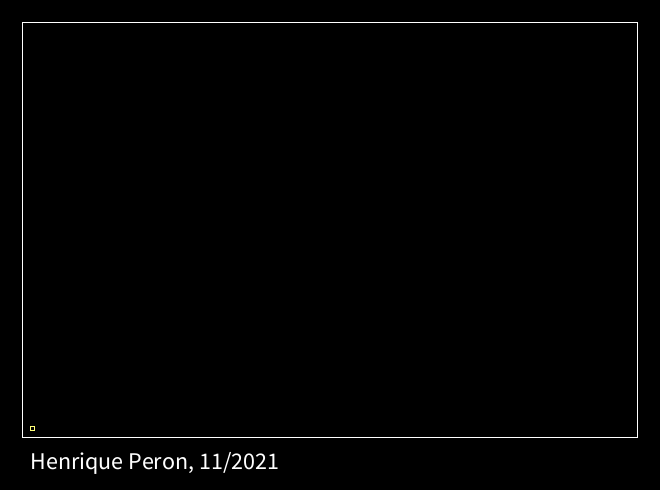
Frame 1 (no input)
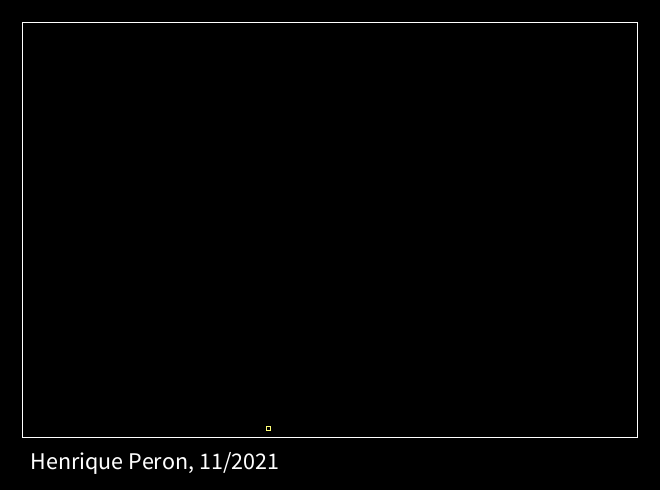
Frame 60 (the mouse pressed at the canvas centre just before this capture)
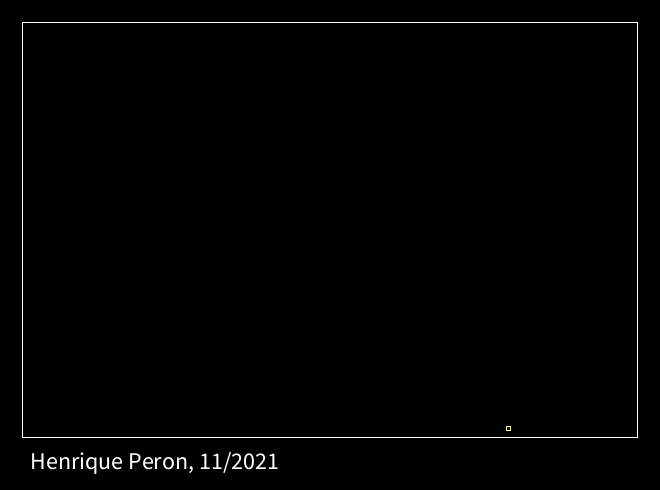
Frame 120 (the mouse held since frame 60 and released just before this capture)

The Processing sketch that drew these frames (run headless with seeded random() and noise(); from frame 60 on, the mouse is pressed at the canvas centre):

// Processing sketch: Marching
// ── Marching.pde
final float RESOLUTION = 4;

final int GRID_WIDTH = 600;
final int GRID_HEIGHT = 400;
final int MARGIN = 30;

//final int STEPS = GRID_WIDTH*GRID_HEIGHT/4;
final int STEPS = 1;

final color BLUE = color(120, 120, 255);
final color YELLOW = color(255, 255, 120);
boolean displayVertices = false;

Grid grid;
Expression expression;


void settings() {
  size(GRID_WIDTH + 2*MARGIN, GRID_HEIGHT + 3*MARGIN);
}

void setup() {
  //expression = new FcAfim(2/3.0, 0);
  //expression = new FcAfim(0.66, 0.0);
  //expression = new Ellipse(0.75, 0.5, 2);
  //expression = new Hiperbole(0.5, 0.5, 1);
  expression = new Soma(0.5, 0.5, 1);

  grid = new Grid();
}

int step = 0;
void draw() {
  background(0);

  grid.display();
  printText();
  for (int i = 0; i < STEPS; i++) {
    grid.update();
    step++;
  }
}

void printText() {
  pushStyle();
  fill(255);
  textAlign(LEFT, CENTER);
  textSize(MARGIN*.8);
  text("Henrique Peron, 11/2021", MARGIN, height-MARGIN);
  popStyle();
}

// ── ExpressionClass.pde
abstract class Expression {
  Expression() {
  }

  abstract void evaluate(Point p);
}

class FcAfim extends Expression {
  float a;
  float b;

  FcAfim(float a, float b) {
    this.a = a;
    this.b = b;
  }

  void evaluate(Point p) {
    float x = p.x/100.0;
    float y = p.y/100.0;

    p.value = y - a*x - b;

    if (p.value < 0) p.cor = YELLOW;
  }
}

class Ellipse extends Expression {
  float a;
  float b;
  float c;

  Ellipse(float a, float b, float c) {
    this.a = a;
    this.b = b;
    this.c = c;
  }

  void evaluate(Point p) {
    float x = p.x/100.0;
    float y = p.y/100.0;

    p.value = x*x/(a*a) + y*y/(b*b) - c*c;

    if (p.value < 0) p.cor = YELLOW;
  }
}

class Hiperbole extends Expression {
  float a;
  float b;
  float c;

  Hiperbole(float a, float b, float c) {
    this.a = a;
    this.b = b;
    this.c = c;
  }

  void evaluate(Point p) {
    float x = p.x/100.0;
    float y = p.y/100.0;

    p.value = x*x/(a*a) - y*y/(b*b) - c*c;

    if (p.value < 0) p.cor = YELLOW;
  }
}


class Soma extends Expression {
  float a;
  float b;
  float c;

  Soma(float a, float b, float c) {
    this.a = a;
    this.b = b;
    this.c = c;
  }

  void evaluate(Point p) {
    float x = p.x/100.0;
    float y = p.y/100.0;

    p.value = 1/(x*x + y*y) + 0.8/((x+1.5)*(x+1.5) + y*y) + 0.2/((x-1.2)*(x-1.2) + (y-0.7)*(y-0.7)) - 2;

    if (p.value < 0) p.cor = YELLOW;
  }
}

// ── GridClass.pde
class Grid {
  int nSquares;
  Square[][] squares;
  Point[][] vertices;

  Grid () {
    int nX = floor(GRID_WIDTH/(RESOLUTION*2)); 
    int nY = floor(GRID_HEIGHT/(RESOLUTION*2)); 
    nSquares = 4*nX*nY;
    squares = new Square[nX*2][nY*2];
    vertices = new Point[nX*2+1][nY*2+1];

    for (int i = -nX; i < nX+1; i++)
      for (int j = -nY; j < nY+1; j++) {
        vertices[i+nX][j+nY] = new Point(i, j);
        expression.evaluate(vertices[i+nX][j+nY]);
        if (i < nX && j < nY)
          squares[i+nX][j+nY] = new Square(i, j);
      }
  }

  void display() {
    pushStyle();

    for (int i = 0; i < vertices.length; i++)
      for (int j = 0; j < vertices[0].length; j++) {
        if(displayVertices) vertices[i][j].display(); 
        if (i < vertices.length-1 && j < vertices[0].length-1)
          squares[i][j].display();
      }

    noFill();
    stroke(255);
    rect(MARGIN*0.75, MARGIN*0.75, GRID_WIDTH + MARGIN*0.5, GRID_HEIGHT + MARGIN*0.5);
    popStyle();
  }

  void update () {
    if (step == nSquares) {
      step = -1;
      int nX = floor(GRID_WIDTH/(RESOLUTION*2)); 
      int nY = floor(GRID_HEIGHT/(RESOLUTION*2)); 
      for (int i = -nX; i < nX; i++)
        for (int j = -nY; j < nY; j++) {
          squares[i+nX][j+nY] = new Square(i, j);
        }
      return;
    }

    int x = step % squares.length;
    int y = step / squares.length;
    squares[x][y].update(vertices, x, y);

    pushStyle();
    stroke(YELLOW);
    strokeWeight(1);
    noFill();
    rect(x*RESOLUTION + MARGIN, height - (y*RESOLUTION + 2*MARGIN), RESOLUTION, -RESOLUTION);
    popStyle();
  }
}

// ── PointClass.pde
class Point {
  float x, y;
  float value;
  color cor = BLUE;


  Point (float x, float y) {
    this.x = x*RESOLUTION;
    this.y = y*RESOLUTION;
  }

  void display() {
    pushMatrix();
    translate(MARGIN + GRID_WIDTH/2, MARGIN + GRID_HEIGHT/2);

    pushStyle();
    strokeWeight(2);
    stroke(cor);
    point(x, -y);
    popStyle();
    popMatrix();
  }
}

// ── SquareClass.pde
class Square { //<>//
  int x, y;
  ArrayList<Line> lines;


  Square (int x, int y) {
    this.x = x;
    this.y = y;
    lines = new ArrayList<Line>(0);
  }

  void update(Point[][] v, int i, int j) {
    Point TL = v[i][j];
    Point TR = v[i+1][j];
    Point DL = v[i][j+1];
    Point DR = v[i+1][j+1];
    boolean T = false, D = false, R = false, L = false;
    int n = 0;

    if (isIntersection(TL.value, TR.value)) { 
      T = true; 
      n++;
    }
    if (isIntersection(DL.value, DR.value)) { 
      D = true; 
      n++;
    }
    if (isIntersection(TL.value, DL.value)) { 
      L = true; 
      n++;
    }
    if (isIntersection(TR.value, DR.value)) { 
      R = true; 
      n++;
    }

    if (n == 0) return;

    if (n == 1) {
      if (T) {
        PVector p1 = new PVector(lerp(TL, TR, 'x'), TL.y);
        if (DR.value == 0) {
          PVector p2 = new PVector(DR.x, DR.y);
          lines.add(new Line(p1, p2));
          return;
        }
        if (DL.value == 0) {
          PVector p2 = new PVector(DL.x, DL.y);
          lines.add(new Line(p1, p2));
          return;
        }
      }

      if (D) {
        PVector p1 = new PVector(lerp(DL, DR, 'x'), DL.y);
        if (TR.value == 0) {
          PVector p2 = new PVector(TR.x, TR.y);
          lines.add(new Line(p1, p2));
          return;
        }
        if (TL.value == 0) {
          PVector p2 = new PVector(TL.x, TL.y);
          lines.add(new Line(p1, p2));
          return;
        }
      }

      if (L) {
        PVector p1 = new PVector(TL.x, lerp(TL, DL, 'y'));
        if (DR.value == 0) {
          PVector p2 = new PVector(DR.x, DR.y);
          lines.add(new Line(p1, p2));
          return;
        }
        if (TR.value == 0) {
          PVector p2 = new PVector(TR.x, TR.y);
          lines.add(new Line(p1, p2));
          return;
        }
      }

      if (R) {
        PVector p1 = new PVector(TR.x, lerp(TR, DR, 'y'));
        if (TL.value == 0) {
          PVector p2 = new PVector(TL.x, TL.y);
          lines.add(new Line(p1, p2));
          return;
        }
        if (DL.value == 0) {
          PVector p2 = new PVector(DL.x, DL.y);
          lines.add(new Line(p1, p2));
          return;
        }
      }
    }

    if (n == 2) {
      if (T) {
        PVector p1 = new PVector(lerp(TL, TR, 'x'), TL.y);
        if (D) {          
          PVector p2 = new PVector(lerp(DL, DR, 'x'), DL.y);
          lines.add(new Line(p1, p2));
          return;
        }
        if (R) {
          PVector p2 = new PVector(TR.x, lerp(TR, DR, 'y'));
          lines.add(new Line(p1, p2));
          return;
        }
        if (L) {
          PVector p2 = new PVector(TL.x, lerp(TL, DL, 'y'));
          lines.add(new Line(p1, p2));
          return;
        }
      }

      if (D) {
        PVector p1 = new PVector(lerp(DL, DR, 'x'), DL.y);
        if (R) {
          PVector p2 = new PVector(TR.x, lerp(TR, DR, 'y'));
          lines.add(new Line(p1, p2));
          return;
        }
        if (L) {
          PVector p2 = new PVector(TL.x, lerp(TL, DL, 'y'));
          lines.add(new Line(p1, p2));
          return;
        }
      }

      if (R) {
        PVector p1 = new PVector(TR.x, lerp(TR, DR, 'y'));
        PVector p2 = new PVector(TL.x, lerp(TL, DL, 'y'));
        lines.add(new Line(p1, p2));
        return;
      }
    }

    if (n == 4) {
      Point C = new Point((TL.x+DR.x)/(2*RESOLUTION), (TL.y+DR.y)/(2*RESOLUTION));
      expression.evaluate(C);

      if (isIntersection(TR.value, C.value)) {
        PVector p1 = new PVector(lerp(TL, TR, 'x'), TL.y);
        PVector p2 = new PVector(TL.x, lerp(TL, DL, 'y'));
        lines.add(new Line(p1, p2));

        p1 = new PVector(lerp(DL, DR, 'x'), DL.y);
        p2 = new PVector(TR.x, lerp(TR, DR, 'y'));
        lines.add(new Line(p1, p2));
      } else {
        PVector p1 = new PVector(lerp(TL, TR, 'x'), TL.y);
        PVector p2 = new PVector(TR.x, lerp(TR, DR, 'y'));
        lines.add(new Line(p1, p2));

        p1 = new PVector(lerp(DL, DR, 'x'), DL.y);
        p2 = new PVector(TL.x, lerp(TL, DL, 'y'));
        lines.add(new Line(p1, p2));
      }
      return;
    }
    
    println("DODO");
  } 

  boolean isIntersection(float a, float b) {
    return a*b < 0;
  }

  float lerp(Point A, Point B, char c) {
    float av = A.value;
    float bv = B.value;
    float ap = 0, bp = 0;
    if (c == 'x') {
      ap = A.x;
      bp = B.x;
    }
    if (c == 'y') {
      ap = A.y;
      bp = B.y;
    }

    return ap + (bp-ap)/(av-bv)*av;
  }


  void display() {
    pushMatrix();
    translate(MARGIN + GRID_WIDTH/2, MARGIN + GRID_HEIGHT/2);
    for (Line l : lines) l.display();
    popMatrix();
  }
}



class Line {

  PVector p1, p2;
  Line(PVector p1, PVector p2) {
    this.p1 = p1;
    this.p2 = p2;
  }


  void display() {
    pushStyle();
    strokeWeight(1);
    stroke(YELLOW);
    line(p1.x, -p1.y, p2.x, -p2.y);
    popStyle();
  }
}
